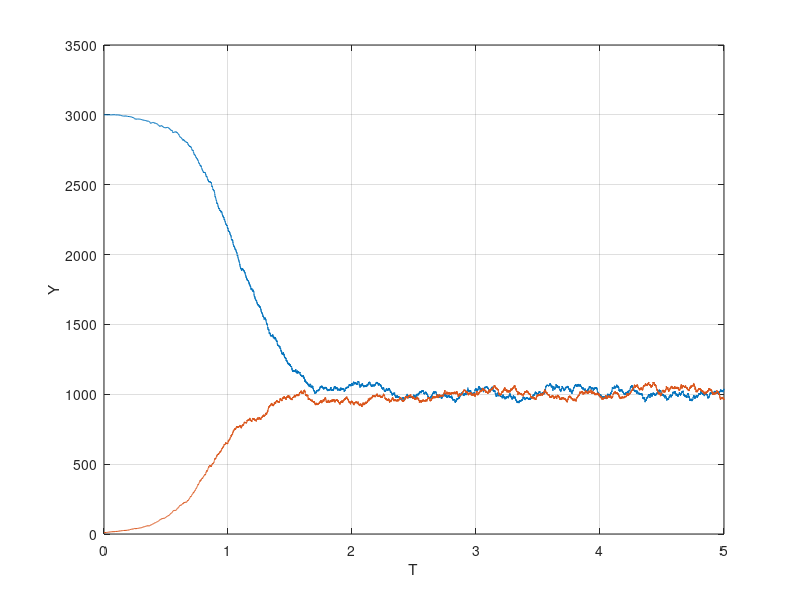

MATLAB code to generate this figure:
clear;
clc;

N=1;
M=2;
y0=3000;
y02=10;
c(1)=0.1;
c(2)=0.005;
X=5/c(1);
Y(1,1)=y0;
Y(2,1)=y02;
T(1)=0;
a0=0;
am=0;
n=1;

while T(n)<5
    for k=1:2
    h(1)=X*Y(k,n);
    h(2)=(1/2)*Y(k,n)*(Y(k,n)-1);
    for i=1:M
        a0=a0+h(i)*c(i);
    end
    tau=(1/a0)*log(1/rand);
    r2=rand;
    for j=1:M
        mu=j;
        am=am+h(j)*c(j);
        if am>=(r2*a0)
            break
        end
    end
    a0=0;
    am=0;
    if mu==1
        Y(k,n+1)=Y(k,n)+1;
    elseif mu==2
        Y(k,n+1)=Y(k,n)-2;
    end
    end
    T(n+1)=T(n)+tau;
    n=n+1;
end

plot(T,Y(1,:))
grid on
xlim([0 5])
xlabel('T')
ylabel('Y')
hold on
plot(T,Y(2,:))